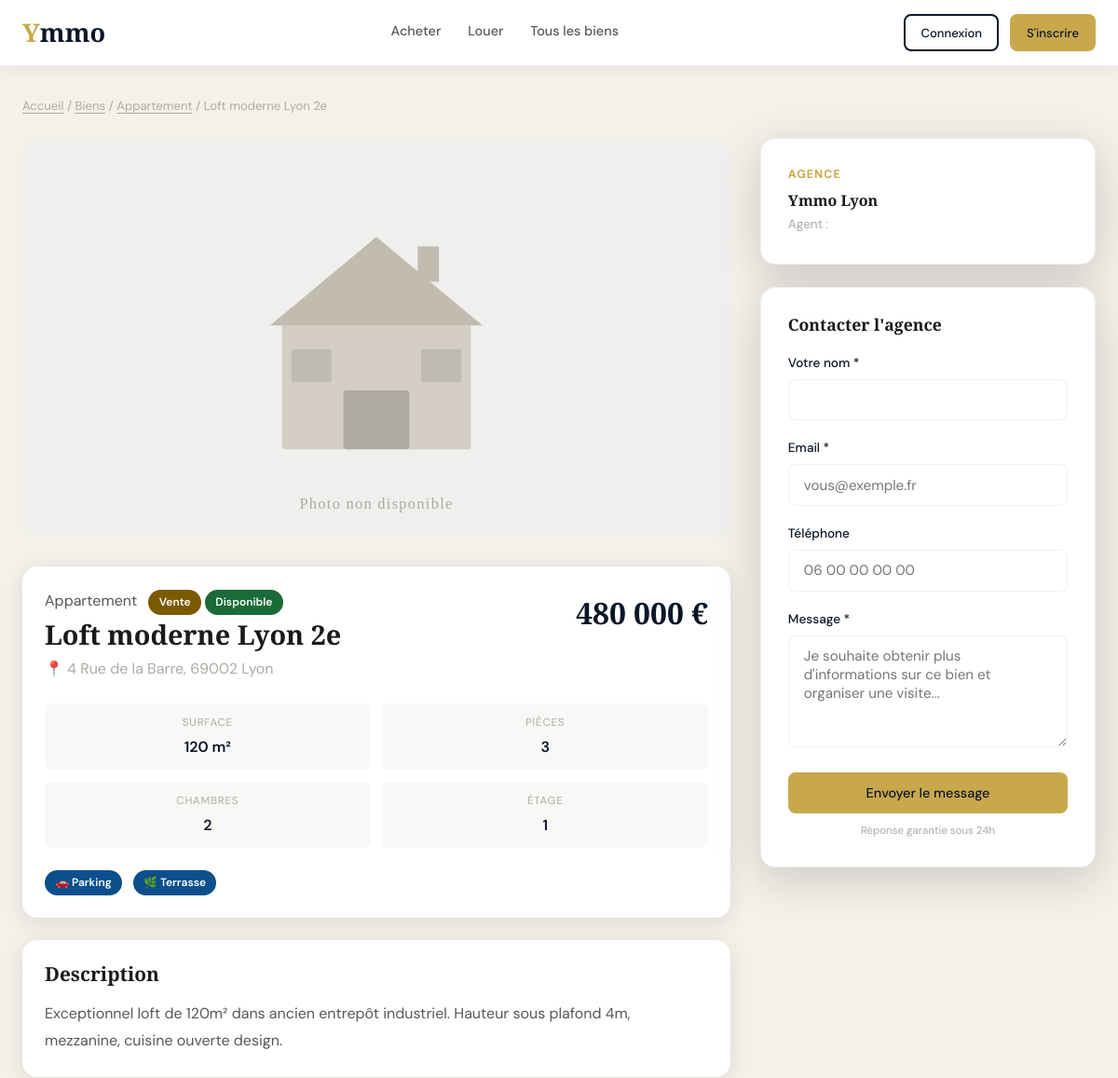
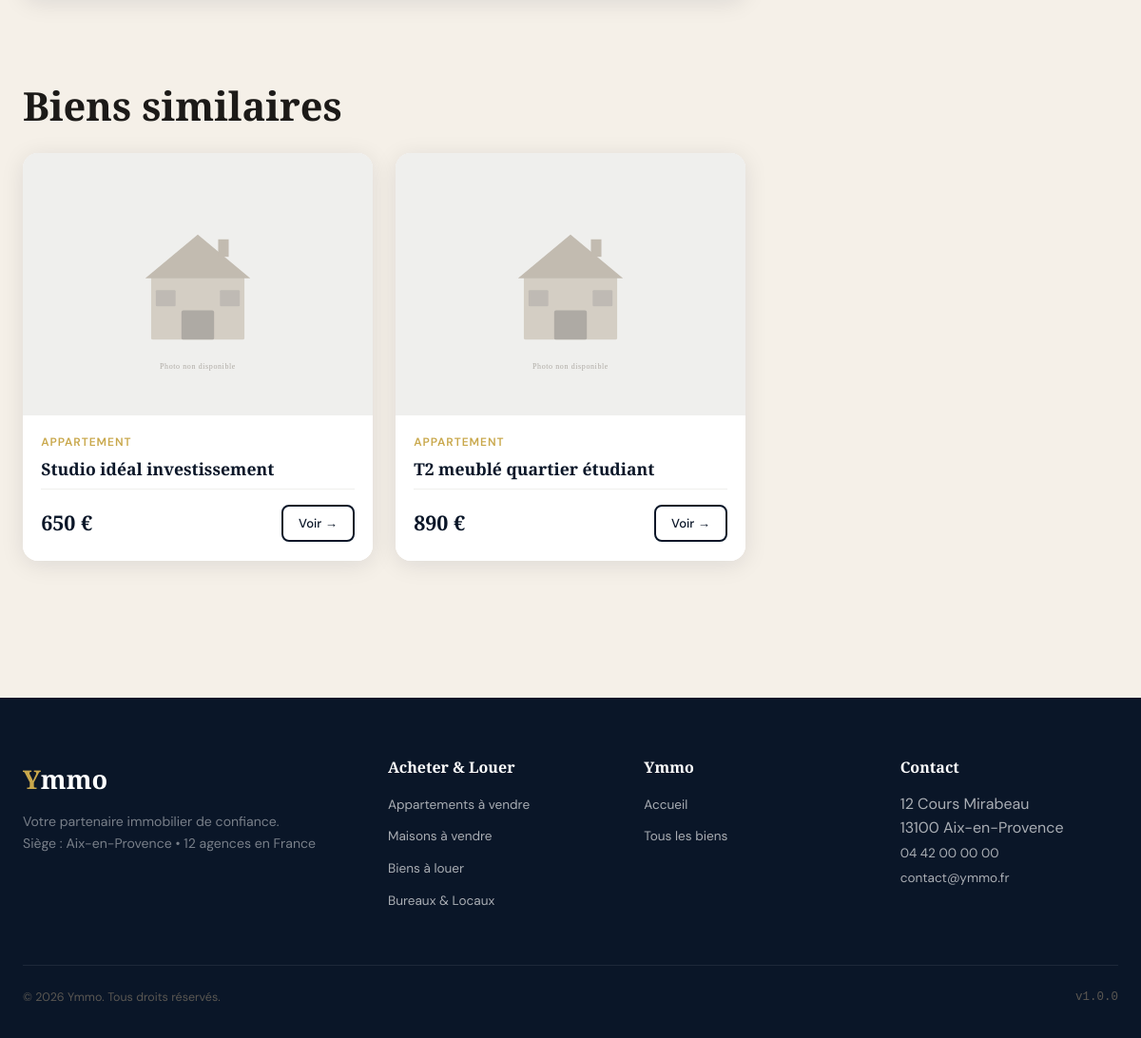
Screenshot of /bien-detail.php?id=4 with the database file from the repository (2 pictures, top to bottom).
### tables this page shows
CREATE TABLE `biens` (
  `id`            INT UNSIGNED AUTO_INCREMENT PRIMARY KEY,
  `titre`         VARCHAR(200) NOT NULL,
  `description`   TEXT         NOT NULL,
  `type`          ENUM('appartement','maison','bureau','local','terrain','autre') NOT NULL,
  `statut`        ENUM('disponible','vendu','loue','archive') NOT NULL DEFAULT 'disponible',
  `operation`     ENUM('vente','location') NOT NULL DEFAULT 'vente',
  `prix`          DECIMAL(12,2) NOT NULL,
  `surface`       DECIMAL(8,2)  NOT NULL,
  `pieces`        TINYINT UNSIGNED NOT NULL DEFAULT 1,
  `chambres`      TINYINT UNSIGNED NOT NULL DEFAULT 0,
  `etage`         TINYINT NULL,
  `adresse`       VARCHAR(255) NOT NULL,
  `ville`         VARCHAR(100) NOT NULL,
  `cp`            VARCHAR(10)  NOT NULL,
  `latitude`      DECIMAL(10,7) NULL,
  `longitude`     DECIMAL(10,7) NULL,
  `agence_id`     INT UNSIGNED NOT NULL,
  `agent_id`      INT UNSIGNED NOT NULL,
  `options`       JSON NULL COMMENT 'Parkings, cave, terrasse, etc.',
  `created_at`    DATETIME DEFAULT CURRENT_TIMESTAMP,
  `updated_at`    DATETIME DEFAULT CURRENT_TIMESTAMP ON UPDATE CURRENT_TIMESTAMP,
  FOREIGN KEY (`agence_id`) REFERENCES `agences`(`id`),
  FOREIGN KEY (`agent_id`)  REFERENCES `users`(`id`)
);

CREATE TABLE `agences` (
  `id`        INT UNSIGNED AUTO_INCREMENT PRIMARY KEY,
  `nom`       VARCHAR(100) NOT NULL,
  `adresse`   VARCHAR(255) NOT NULL,
  `ville`     VARCHAR(100) NOT NULL,
  `cp`        VARCHAR(10)  NOT NULL,
  `telephone` VARCHAR(20)  NOT NULL,
  `email`     VARCHAR(150) NOT NULL,
  `created_at` DATETIME DEFAULT CURRENT_TIMESTAMP
);

### config/database.php (called while the page is built, shortened)
<?php
class Database
{
    private static ?PDO $instance = null;
    public static function getInstance(): PDO
    {
        if (self::$instance === null) {
            try {
                $dsn = sprintf(
                    'mysql:host=%s;dbname=%s;charset=%s',
                    DB_HOST, DB_NAME, DB_CHARSET
                );
                self::$instance = new PDO($dsn, DB_USER, DB_PASS, [
                    PDO::ATTR_ERRMODE            => PDO::ERRMODE_EXCEPTION,
                    PDO::ATTR_DEFAULT_FETCH_MODE => PDO::FETCH_ASSOC,
                    PDO::ATTR_EMULATE_PREPARES   => false,
                ]);
            } catch (PDOException $e) {
                if (DEBUG_MODE) {
                    die('Erreur de connexion BDD : ' . $e->getMessage());
                } else {
                    die('Erreur de connexion. Veuillez réessayer plus tard.');
                }
            }
        }
        return self::$instance;
    }
    public static function query(string $sql, array $params = []): PDOStatement
    {
        $stmt = self::getInstance()->prepare($sql);
        $stmt->execute($params);
        return $stmt;
    }
    public static function fetchAll(string $sql, array $params = []): array
    {
        return self::query($sql, $params)->fetchAll();
    }
    public static function fetchOne(string $sql, array $params = []): array|false
    {
        return self::query($sql, $params)->fetch();
    }
}

### includes/auth.php (called while the page is built, shortened)
<?php
require_once __DIR__ . '/../config/database.php';
class Auth
{
    public static function isLoggedIn(): bool
    {
        return isset($_SESSION['user']);
    }
    public static function get(string $key): mixed
    {
        return $_SESSION['user'][$key] ?? null;
    }
}

### bien-detail.php (the view, shortened to what this page needs)
<?php
require_once __DIR__ . '/includes/header.php';
$id   = (int)($_GET['id'] ?? 0);
$bien = getBienById($id);
$images    = getImagesBien($id);
$options   = json_decode($bien['options'] ?? '{}', true) ?: [];
$success = false;
$similaires = Database::fetchAll(
    "SELECT b.*, img.filename AS image_principale
     FROM biens b
     LEFT JOIN images_biens img ON img.bien_id = b.id AND img.principale = 1
     WHERE b.type = :type AND b.ville = :ville AND b.id != :id AND b.statut = 'disponible'
     LIMIT 3",
    [':type' => $bien['type'], ':ville' => $bien['ville'], ':id' => $id]
);
?>
<div class="container" style="padding-top:2rem;padding-bottom:4rem;">
  <nav style="font-size:.82rem;color:var(--gray-400);margin-bottom:1.5rem;">
    <a href="index.php">Accueil</a> /
    <a href="biens.php">Biens</a> /
    <a href="biens.php?type=<?= e($bien['type']) ?>"><?= labelType($bien['type']) ?></a> /
    <span><?= e($bien['titre']) ?></span>
  </nav>
  <div class="bien-detail-layout">
    <div>
      <div class="bien-gallery">
        <div class="gallery-main" role="img" aria-label="Photo principale du bien">
          <img loading="lazy" src="<?= imageSrc($images[0]['filename'] ?? null) ?>"
               alt="<?= e($bien['titre']) ?>" id="main-img">
        </div>
      </div>
      <div class="card" style="margin-bottom:1.5rem;">
        <div style="display:flex;justify-content:space-between;align-items:flex-start;flex-wrap:wrap;gap:1rem;margin-bottom:1.5rem;">
          <div>
            <p class="bien-card-type" style="margin-bottom:.3rem;">
              <?= labelType($bien['type']) ?>
              <?php if ($bien['operation']==='location'): ?>
                <span class="badge badge-gold" style="margin-left:.5rem;">Location</span>
              <?php else: ?>
                <span class="badge badge-gold" style="margin-left:.5rem;">Vente</span>
              <?php endif; ?>
              <?= badgeStatut($bien['statut']) ?>
            </p>
            <h1 style="font-size:1.8rem;"><?= e($bien['titre']) ?></h1>
            <p style="color:var(--gray-400);margin-top:.4rem;">
              📍 <?= e($bien['adresse']) ?>, <?= e($bien['cp']) ?> <?= e($bien['ville']) ?>
            </p>
          </div>
          <p style="font-family:var(--font-display);font-size:2rem;font-weight:700;color:var(--navy);white-space:nowrap;">
            <?= formatPrix($bien['prix']) ?>
          </p>
        </div>
        <div class="bien-features-grid">
          <div class="bien-feature">
            <p class="bien-feature-label">Surface</p>
            <p class="bien-feature-value"><?= formatSurface($bien['surface']) ?></p>
          </div>
          <?php if ($bien['pieces']): ?>
          <div class="bien-feature">
            <p class="bien-feature-label">Pièces</p>
            <p class="bien-feature-value"><?= $bien['pieces'] ?></p>
          </div>
          <?php endif; ?>
          <?php if ($bien['chambres']): ?>
          <div class="bien-feature">
            <p class="bien-feature-label">Chambres</p>
            <p class="bien-feature-value"><?= $bien['chambres'] ?></p>
          </div>
          <?php endif; ?>
          <?php if ($bien['etage'] !== null): ?>
          <div class="bien-feature">
            <p class="bien-feature-label">Étage</p>
            <p class="bien-feature-value"><?= $bien['etage'] === 0 ? 'RDC' : $bien['etage'] ?></p>
          </div>
          <?php endif; ?>
        </div>
        <?php if (!empty($options)): ?>
        <div style="display:flex;gap:.75rem;flex-wrap:wrap;margin-top:1rem;">
          <?php if (!empty($options['parking'])): ?><span class="badge badge-info">🚗 Parking</span><?php endif; ?>
          <?php if (!empty($options['terrasse'])): ?><span class="badge badge-info">🌿 Terrasse</span><?php endif; ?>
        </div>
        <?php endif; ?>
      </div>
      <div class="card" style="margin-bottom:1.5rem;">
        <h2 style="font-size:1.3rem;margin-bottom:1rem;">Description</h2>
        <p style="line-height:1.8;"><?= nl2br(e($bien['description'])) ?></p>
      </div>
    </div>
    <div class="bien-card-sticky">
      <div class="bien-contact-card" style="margin-bottom:1.5rem;">
        <p style="font-size:.78rem;font-weight:700;text-transform:uppercase;letter-spacing:.08em;color:var(--gold);margin-bottom:.5rem;">Agence</p>
        <h3 style="font-size:1rem;margin-bottom:.3rem;"><?= e($bien['agence_nom']) ?></h3>
        <p style="font-size:.85rem;color:var(--gray-400);margin-bottom:.2rem;">
          Agent : <strong><?= e($bien['agent_nom']) ?></strong>
        </p>
      </div>
      <div class="bien-contact-card">
        <h3 style="font-size:1.1rem;margin-bottom:1.2rem;">Contacter l'agence</h3>
        <?php if (Auth::isLoggedIn() && (int)Auth::get('id') === (int)$bien['agent_id']): ?>
          <p style="font-size:.85rem;color:var(--gray-400);text-align:center;padding:1rem 0;">
            Vous êtes l'agent responsable de ce bien.
          </p>
        <?php elseif ($success): ?>
          <div class="alert alert-success">✅ Votre message a bien été envoyé ! Nous vous contacterons rapidement.</div>
        <?php else: ?>
          <form method="POST" action="bien-detail.php?id=<?= $id ?>">
            <div class="form-group">
              <label>Votre nom *</label>
              <input type="text" name="nom" required
                     value="<?= $bien ? e(Auth::get('prenom').' '.Auth::get('nom')) : '' ?>"
                     placeholder="Prénom Nom">
            </div>
            <div class="form-group">
              <label>Email *</label>
              <input type="email" name="email" required
                     value="<?= e(Auth::get('email') ?? '') ?>"
                     placeholder="vous@exemple.fr">
            </div>
            <div class="form-group">
              <label>Téléphone</label>
              <input type="tel" name="telephone" placeholder="06 00 00 00 00">
            </div>
            <div class="form-group">
              <label>Message *</label>
              <textarea name="message" required placeholder="Je souhaite obtenir plus d'informations sur ce bien et organiser une visite..."></textarea>
            </div>
            <button type="submit" class="btn btn-primary" style="width:100%;justify-content:center;">Envoyer le message</button>
            <p style="font-size:.72rem;color:var(--gray-400);margin-top:.6rem;text-align:center;">Réponse garantie sous 24h</p>
          </form>
        <?php endif; ?>
      </div>
    </div>
  </div>
  <?php if (!empty($similaires)): ?>
  <div style="margin-top:4rem;">
    <h2 style="margin-bottom:1.5rem;">Biens similaires</h2>
    <div class="biens-grid">
      <?php foreach ($similaires as $s): ?>
      <a href="bien-detail.php?id=<?= $s['id'] ?>" class="bien-card">
        <div class="bien-card-img">
          <img loading="lazy" src="<?= imageSrc($s['image_principale']) ?>" alt="<?= e($s['titre']) ?>" loading="lazy">
        </div>
        <div class="bien-card-body">
          <p class="bien-card-type"><?= labelType($s['type']) ?></p>
          <h3 class="bien-card-title"><?= e($s['titre']) ?></h3>
          <div class="bien-card-footer">
            <p class="bien-card-price"><?= formatPrix($s['prix']) ?></p>
            <span class="btn btn-sm btn-outline">Voir →</span>
          </div>
        </div>
      </a>
      <?php endforeach; ?>
    </div>
  </div>
  <?php endif; ?>
</div>
<?php require_once __DIR__ . '/includes/footer.php'; ?>

### includes/functions.php (shortened to what this page needs)
<?php
require_once __DIR__ . '/../config/database.php';
function e(?string $value): string
{
    return htmlspecialchars($value ?? '', ENT_QUOTES | ENT_HTML5, 'UTF-8');
}
function formatPrix(float $prix): string
{
    return number_format($prix, 0, ',', ' ') . ' €';
}
function formatSurface(float $surface): string
{
    return number_format($surface, 0, ',', ' ') . ' m²';
}
function labelType(string $type): string
{
    return match ($type) {
        'appartement' => 'Appartement',
        'maison'      => 'Maison',
        'bureau'      => 'Bureau',
        'local'       => 'Local commercial',
        'terrain'     => 'Terrain',
        default       => 'Autre',
    };
}
function labelStatut(string $statut): string
{
    return match ($statut) {
        'disponible' => 'Disponible',
        'vendu'      => 'Vendu',
        'loue'       => 'Loué',
        'archive'    => 'Archivé',
        default      => $statut,
    };
}
function badgeStatut(string $statut): string
{
    $class = match ($statut) {
        'disponible' => 'badge-success',
        'vendu'      => 'badge-danger',
        'loue'       => 'badge-warning',
        'archive'    => 'badge-secondary',
        default      => 'badge-info',
    };
    return '<span class="badge ' . $class . '">' . labelStatut($statut) . '</span>';
}
function getBienById(int $id): array|false
{
    return Database::fetchOne(
        "SELECT b.*,
                a.nom AS agence_nom, a.telephone AS agence_tel, a.email AS agence_email,
                CONCAT(u.prenom, ' ', u.nom) AS agent_nom,
                u.telephone AS agent_tel, u.email AS agent_email
         FROM biens b
         LEFT JOIN agences a ON a.id = b.agence_id
         LEFT JOIN users   u ON u.id = b.agent_id
         WHERE b.id = :id",
        [':id' => $id]
    );
}
function getImagesBien(int $bienId): array
{
    return Database::fetchAll(
        'SELECT * FROM images_biens WHERE bien_id = :id ORDER BY principale DESC, ordre ASC',
        [':id' => $bienId]
    );
}
function imageSrc(?string $filename): string
{
    return APP_URL . '/assets/images/placeholder.svg';
}

### rows the page displays
biens: type "Appartement", titre "Loft moderne Lyon 2e", statut "Disponible", adresse "4 Rue de la Barre", cp "69002", ville "Lyon", prix "480 000 €", surface "120 m²", pieces "3", chambres "2", etage "1", description "Exceptionnel loft de 120m² dans ancien entrepôt industriel. Hauteur sous plafond 4m, mezzanine, cuisine ouverte design.", agence.nom "Ymmo Lyon"
biens: type "APPARTEMENT", titre "Studio idéal investissement", prix "650 €"
biens: type "APPARTEMENT", titre "T2 meublé quartier étudiant", prix "890 €"

### other values shown
APP_VERSION "1.0.0"
